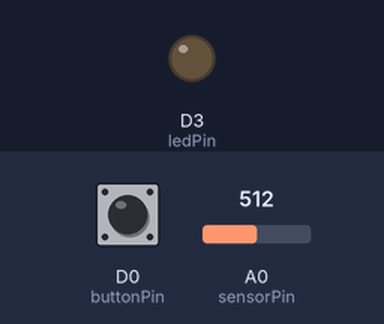
A sketch run on a simulated ESP8266 (NodeMCU). On the bench: output pins drawn as LEDs (lit = HIGH). Inputs (shaded band) come from the test bench; at power-on: A0 (sensorPin) = 512, D0 (buttonPin) LOW.

Above: at 1.2 s.
1.3 s: A0 (sensorPin) set to 528
At 2.5 s:
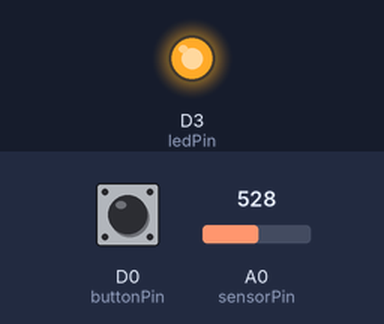
2.8 s: A0 (sensorPin) set to 511
At 3.9 s:
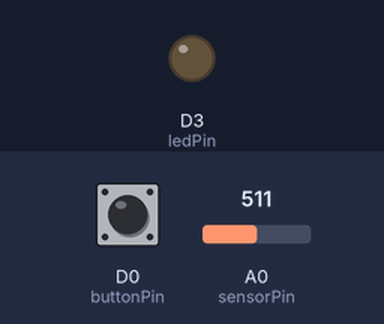
4.3 s: A0 (sensorPin) set to 716
At 5.0 s:
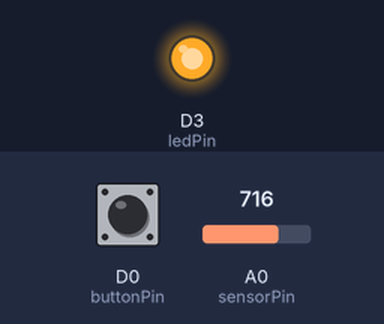
Timing chart, 0 to 7.3 s (numbered marks = the images above; inputs shaded):
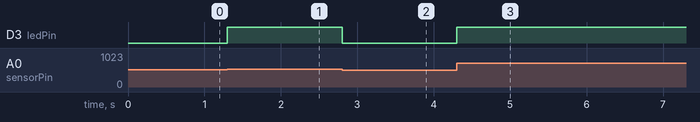

Measured:
- the behaviour switches between 512 and 513 on A0 (sensorPin) (found by bisection; images 0 and 1)
- after the input at 1.3 s, D3 (ledPin): LOW → HIGH at once
- after the input at 2.8 s, D3 (ledPin): HIGH → LOW at once
- after the input at 4.3 s, D3 (ledPin): LOW → HIGH at once

The sketch:

project-4.ino
```cpp
int buttonPin = D0;
int ledPin    = D3;
int sensorPin = A0;

int brightnessMax = 0;
int brightnessMin = 4096;

void setup() {
  pinMode(buttonPin, INPUT);
  pinMode(ledPin, OUTPUT);
}

void loop() {
  int buttonState = digitalRead(buttonPin);
  int brightness = analogRead(sensorPin);
  adjustMinMax(brightness);

  if (buttonState == HIGH) {
    digitalWrite(ledPin, HIGH);
  } else {
    if (brightnessMin != brightnessMax) {
      int mappedValue = map(brightness, brightnessMin, brightnessMax, 0, 255);
      analogWrite(ledPin, mappedValue);
    }
  }
}

// Keep track of lowest low reading and highest high reading
// Probably don't want to mess with this.
void adjustMinMax(int brightness) {
  if (brightness > brightnessMax) {
    brightnessMax = brightness;
  }

  if (brightness < brightnessMin) {
    brightnessMin = brightness;
  }
}
```
